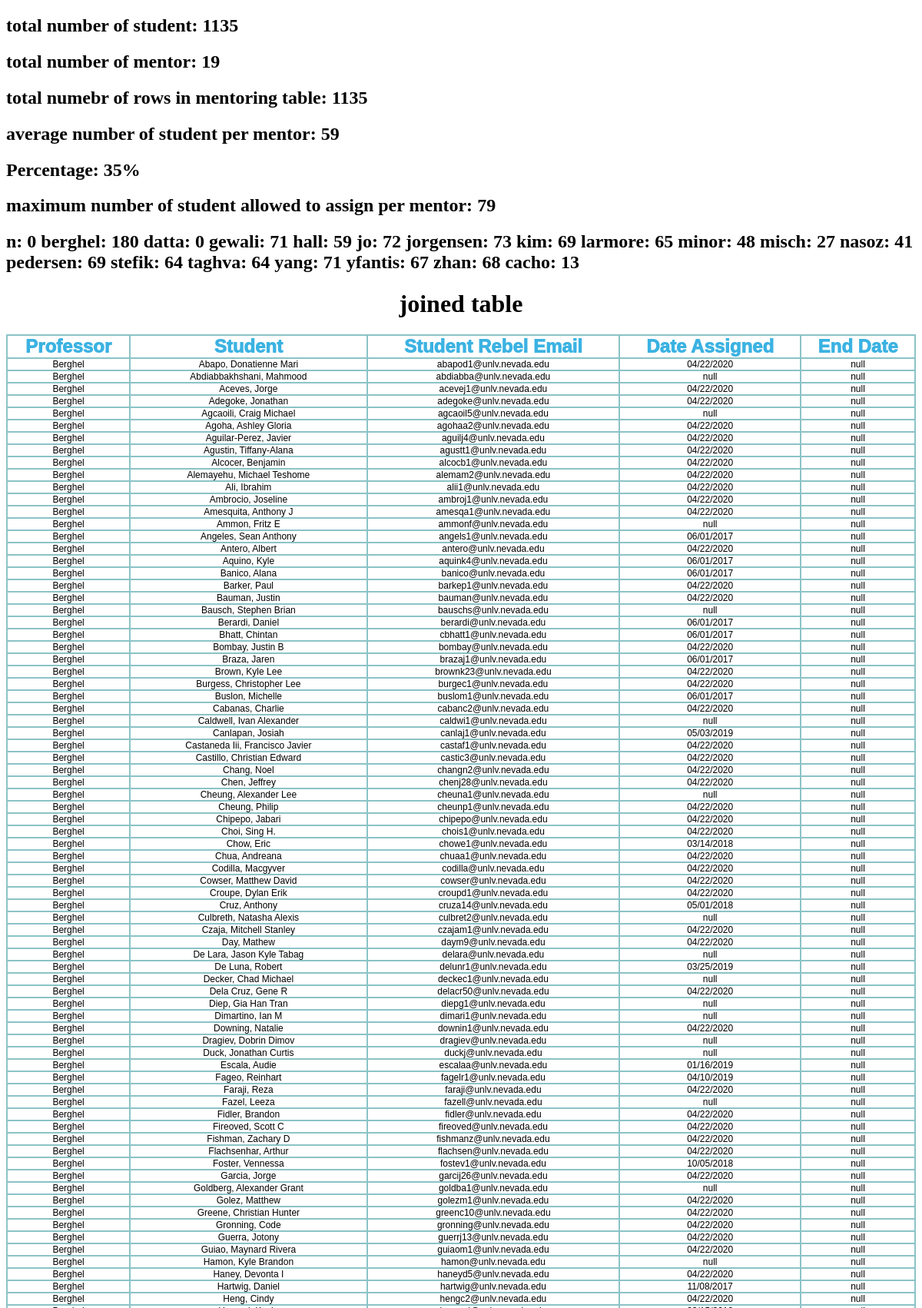
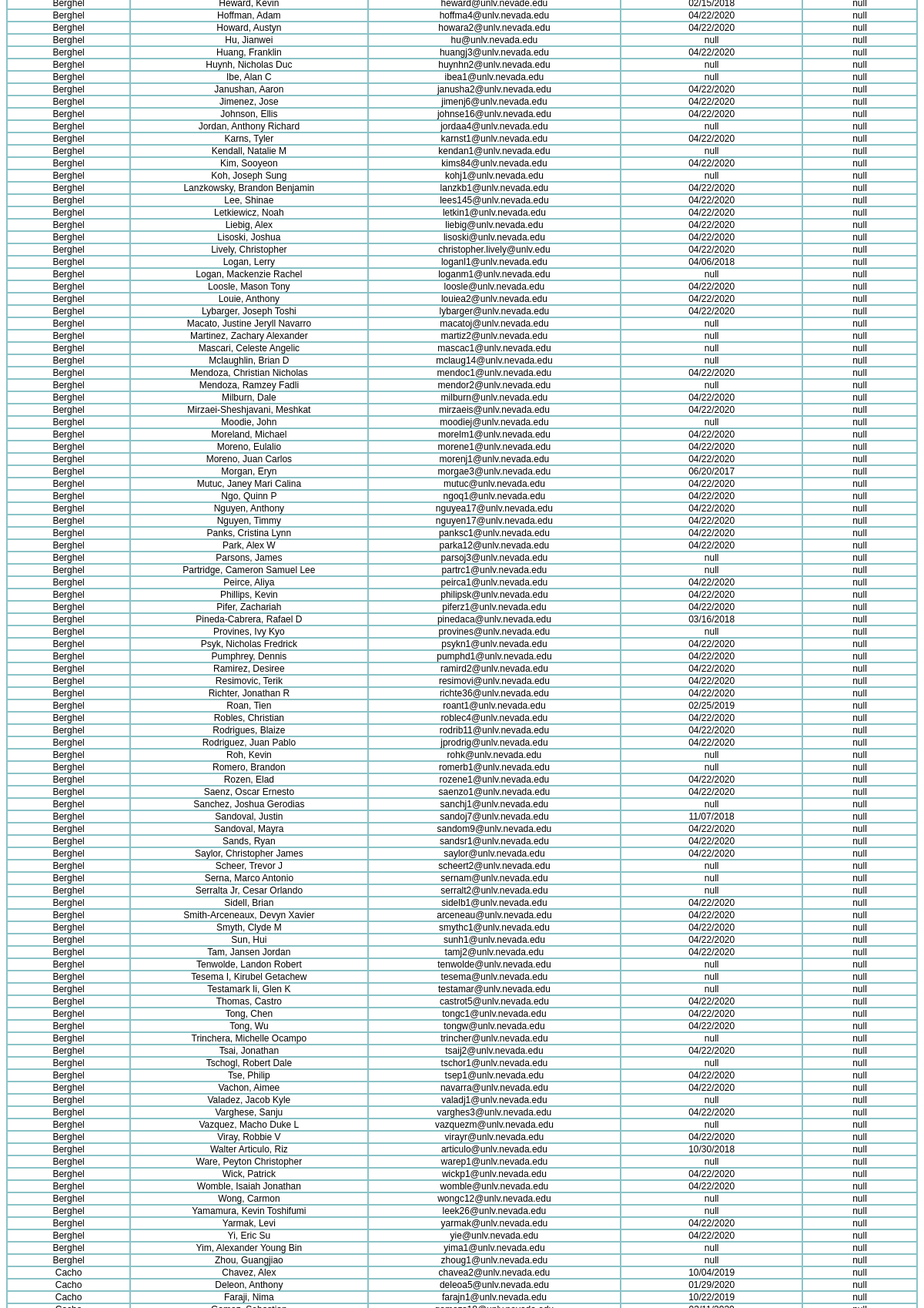
Page /showall (upper part) on the committed database (2 pictures, top to bottom).
### tables this page shows
CREATE TABLE professor ( 
	ID INTEGER PRIMARY KEY AUTOINCREMENT ,
	lastname VARCHAR(255) NOT NULL,  
	firstname VARCHAR(255) NOT NULL,
	email VARCHAR(255),
	UNIQUE(lastname,firstname,email)
	);

### app.py (the view)
@app.route('/showall',methods = ['POST', 'GET'])
def showall():
	return render_template("showall.html",
	mentoring_tables=[readDatabaseIntoDataframe(connection).to_html(classes='data',index=False)],
	student_table=[readTableIntoDataFrame(connection,"student").to_html(classes='data',index=False)],
	professor_table=[readTableIntoDataFrame(connection,"professor").to_html(classes='data',index=False)],
	mentor_table=[readTableIntoDataFrame(connection,"mentoring").to_html(classes='data',index=False)],
	offline_data_table=[readTableIntoDataFrame(connection,'offline_data').to_html(classes='data',index=False)],
	numberForEachTable=getAllNumbers(cursor),
	professorDictionary=getProfessorAndStudentNumberInDicionary())

### app.py (called while the page is built)
def findProfessorNameById(cursor,id):
	sql_command = 'SELECT lastname, firstname FROM professor WHERE ID = "' + str(id) + '";'
	cursor.execute(sql_command)
	rows = cursor.fetchall()
	if len(rows) == 0:
		return "null"
	for row in rows:
		return(row[0],row[1])

def getNumberOfStudentForMentorID(cursor,professor_id):
	sql_command = 'SELECT COUNT(*) FROM mentoring where professor_id = '+ str(professor_id) + ';'
	cursor.execute(sql_command)
	rows = cursor.fetchall()
	if len(rows) == 0:
		return "null"
	for row in rows:
		return(row[0])

def getProfessorAndStudentNumberInDicionary():
	professorDictionary = {}
	for i in range(1,numberOfCountInTable(cursor,'professor')+1):
		professorDictionary.update({findProfessorNameById(cursor,i)[0] : getNumberOfStudentForMentorID(cursor,i)})
	return professorDictionary

def getDataFromOffline_dataTable(cursor,data_name):
    sql_command = 'SELECT data_value FROM offline_data WHERE data_name = "'  + str(data_name) + '";'
    cursor.execute(sql_command)
    rows = cursor.fetchall()
    if len(rows) == 0:
            return "null"
    for row in rows:
        return(row[0])

def readTableIntoDataFrame(connection,tableName):
	sql_command = "SELECT * from " + tableName
	df =  pd.read_sql_query(sql_command, connection)
	return df

def numberOfCountInTable(cursor,tableName):
	sql_command = 'SELECT COUNT(*) FROM '+ tableName +';'
	cursor.execute(sql_command)
	rows = cursor.fetchall()
	if len(rows) == 0:
		return "null"
	for row in rows:
		return row[0]

def getAllNumbers(cursor):
	margin = float(getDataFromOffline_dataTable(cursor,'DOUBLE_margin_for_max_student_count'))
	returnArr = [numberOfCountInTable(cursor,'student'),numberOfCountInTable(cursor,'professor'),numberOfCountInTable(cursor,'mentoring')]
	averageStudentPerMentor = int(numberOfCountInTable(cursor,'student')/numberOfCountInTable(cursor,'professor'))
	maximumStudentPerMentor = int(averageStudentPerMentor * (1+margin))
	returnArr.append(averageStudentPerMentor)
	returnArr.append(maximumStudentPerMentor)
	returnArr.append(margin)
	return returnArr

@app.after_request
def add_header(r):
	r.headers["Cache-Control"] = "no-cache, no-store, must-revalidate"
	r.headers["Pragma"] = "no-cache"
	r.headers["Expires"] = "0"
	r.headers['Cache-Control'] = 'public, max-age=0'
	return r

### templates/showall.html (shortened to what this page needs)
<!doctype html>
<html>
    <head>
    </head>
	<body>
  <h2>total number of student: {{numberForEachTable[0]}}</h2>
  <h2>total number of mentor: {{numberForEachTable[1]}}</h2>
  <h2>total numebr of rows in mentoring table: {{numberForEachTable[2]}}</h2>
  <h2>average number of student per mentor: {{numberForEachTable[3]}}</h2>
  <h2>Percentage: {{(numberForEachTable[5] * 100)|round|int}}%</h2>
  <h2>maximum number of student allowed to assign per mentor: {{numberForEachTable[4]}}</h2>
  <h2>
  {%   for key, value in professorDictionary.items() %}
    {{key}}:  {{value}}
  {%endfor%}
  </h2>
	<h1 style="text-align: center;"> joined table</h1>
	<table>
	{% for table in mentoring_tables %}
	{{ table|safe }}
	{% endfor %}
	</table>
	</body>
</html>

### templates/showall.html (style rules this page uses)
table { font-family: arial, sans-serif; border-collapse: collapse; width: 100%; }
td, th { border: 2px solid #8bc3c7; text-align: center; border-radius: 2px; color: #000000; padding: 0px; font-size: 1vw; }
th { font-size: 2vw; color: #3bb2e2; font-weight: 1000; }

### rows in the picture
professor: lastname "berghel", value "180"
professor: lastname "datta", value "0"
professor: lastname "gewali", value "71"
professor: lastname "hall", value "59"
professor: lastname "jo", value "72"
professor: lastname "jorgensen", value "73"
professor: lastname "kim", value "69"
professor: lastname "larmore", value "65"
professor: lastname "minor", value "48"
professor: lastname "misch", value "27"
professor: lastname "nasoz", value "41"
professor: lastname "pedersen", value "69"
professor: lastname "stefik", value "64"
professor: lastname "taghva", value "64"
professor: lastname "yang", value "71"
professor: lastname "yfantis", value "67"
professor: lastname "zhan", value "68"
professor: lastname "cacho", value "13"

### other values in the picture
{{ numberForEachTable[0] }} "1135"
{{ numberForEachTable[1] }} "19"
{{ numberForEachTable[2] }} "1135"
{{ numberForEachTable[3] }} "59"
{{ (numberForEachTable[5] * 100)|round|int }} "35"
{{ numberForEachTable[4] }} "79"
{{ key }} "n"
{{ value }} "0"
